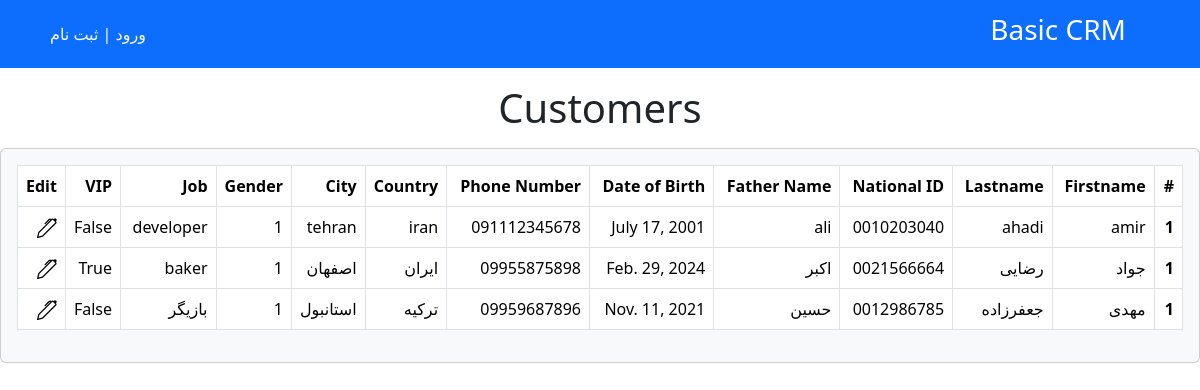
Before: / with the older database file.
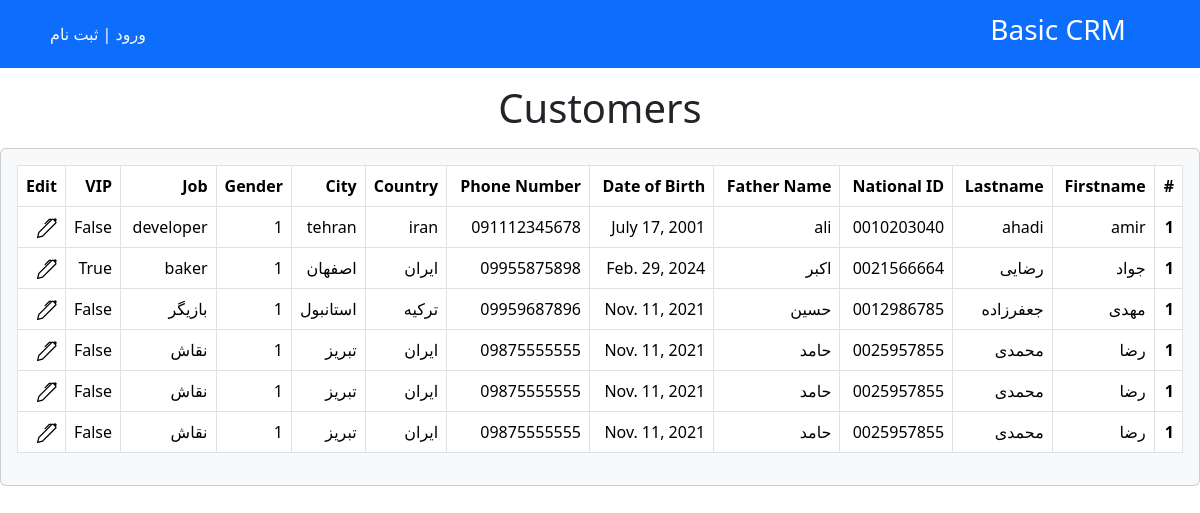
After: the same page with the newer database file.
### customers/models.py (models this page shows)
class Customer(models.Model):
    GENDER_CHOICES = (
        ('1', 'Male'),
        ('2', 'Female'),
        ('3', 'Other'),
    )
    firstname = models.CharField(max_length=100)
    lastname = models.CharField(max_length=100)
    nat_id = models.CharField(max_length=10)
    father_name = models.CharField(max_length=100)
    date_of_birth = models.DateField()
    phone_number = models.CharField(max_length=12)
    country = models.CharField(max_length=50)
    city = models.CharField(max_length=50)
    gender = models.CharField(choices=GENDER_CHOICES, max_length=1)
    job = models.CharField(max_length=100)
    vip = models.BooleanField(default=False)
    datetime_created = models.DateTimeField(auto_now_add=True)
    datetime_modified = models.DateTimeField(auto_now=True)

### customers/views.py (the view)
# urls.py: path('', CustomersList.as_view(), name="customers_list"),
class CustomersList(generic.ListView):
    template_name = "customers/customers_list.html"
    model = Customer
    context_object_name = 'customers_list'

### customers/templates/customers/customers_list.html (shortened to what this page needs)
{% extends '_base.html' %}
{% block content %}
    <div class="mt-3">
        <center><h1>Customers</h1></center>
    </div>
    <div class="card card bg-light mt-3">
        <div class="card-body">
            <table class="table table-bordered">
                <thead>
                <tr>
                    <th scope="col">#</th>
                    <th scope="col">Firstname</th>
                    <th scope="col">Lastname</th>
                    <th scope="col">National ID</th>
                    <th scope="col">Father Name</th>
                    <th scope="col">Date of Birth</th>
                    <th scope="col">Phone Number</th>
                    <th scope="col">Country</th>
                    <th scope="col">City</th>
                    <th scope="col">Gender</th>
                    <th scope="col">Job</th>
                    <th scope="col">VIP</th>
                    <th scope="col">Edit</th>
                </tr>
                </thead>
                <tbody>
                {% for customer in customers_list %}
                    <tr>
                        <th scope="row">1</th>
                        <td>{{ customer.firstname }}</td>
                        <td>{{ customer.lastname }}</td>
                        <td>{{ customer.nat_id }}</td>
                        <td>{{ customer.father_name }}</td>
                        <td>{{ customer.date_of_birth }}</td>
                        <td>{{ customer.phone_number }}</td>
                        <td width="10">{{ customer.country }}</td>
                        <td width="10">{{ customer.city }}</td>
                        <td width="10">{{ customer.gender }}</td>
                        <td>{{ customer.job }}</td>
                        <td width="10">{{ customer.vip }}</td>
                        <td width="10">
                        </td>
                    </tr>
                {% endfor %}
                </tbody>
            </table>
        </div>
    </div>
{% endblock content %}

### templates/_base.html (shortened to what this page needs)
<!DOCTYPE HTML PUBLIC "-//W3C//DTD HTML 4.01//EN" "http://www.w3.org/TR/html4/strict.dtd">
<html lang="en">
<head>
    <link href="https://cdn.jsdelivr.net/npm/bootstrap@5.3.3/dist/css/bootstrap.min.css" rel="stylesheet"
>
</head>
<body dir="rtl">
<nav class="navbar navbar-expand-lg navbar-dark bg-primary" dir="rtl">
    <div class="container">
        <a class="navbar-brand mx-3" href="">
            <h3>Basic CRM</h3>
        </a>
        <div class="mx-2 text-white">
            {% if user.is_authenticated %}
                خوش آمدید {{ user.username }}
                |
                <a class="link-light text-decoration-none" href="{% url 'account_logout' %}">خروج</a>
            {% else %}
                <a class="link-light text-decoration-none" href="{% url 'account_login' %}">ورود</a>
                |
                <a class="link-light text-decoration-none" href="{% url 'account_signup' %}">ثبت نام</a>
            {% endif %}
        </div>
    </div>
</nav>
{% block content %}
{% endblock content %}
</body>
</html>

Changed rows visible on the page:
added Customer: firstname "رضا", lastname "محمدی", nat_id "0025957855", father_name "حامد", date_of_birth "Nov. 11, 2021", phone_number "09875555555", country "ایران", city "تبریز", gender "1", job "نقاش", vip "False"
added Customer: firstname "رضا", lastname "محمدی", nat_id "0025957855", father_name "حامد", date_of_birth "Nov. 11, 2021", phone_number "09875555555", country "ایران", city "تبریز", gender "1", job "نقاش", vip "False"
added Customer: firstname "رضا", lastname "محمدی", nat_id "0025957855", father_name "حامد", date_of_birth "Nov. 11, 2021", phone_number "09875555555", country "ایران", city "تبریز", gender "1", job "نقاش", vip "False"
